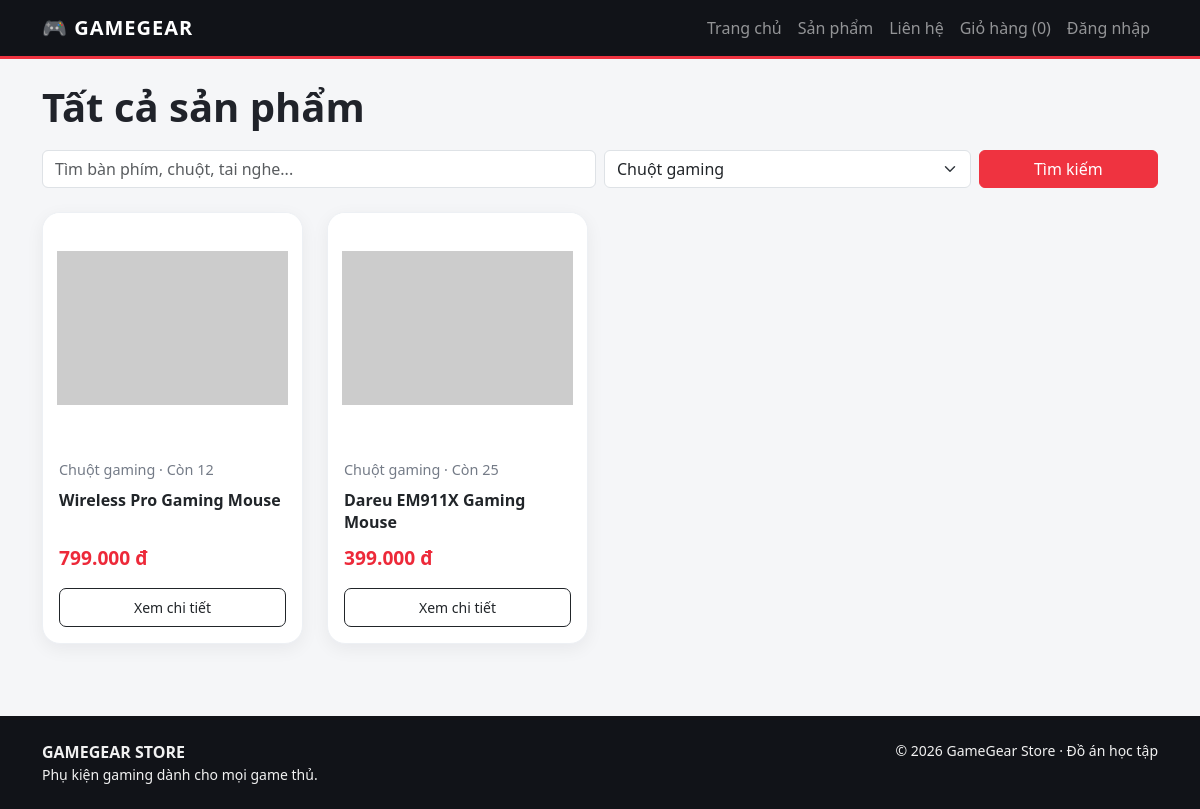
Screenshot of /products.php?category=1 with the database file from the repository.
### tables this page shows
CREATE TABLE products (
 product_id INT AUTO_INCREMENT PRIMARY KEY,
 category_id INT NULL,
 product_name VARCHAR(180) NOT NULL,
 price DECIMAL(12,2) NOT NULL DEFAULT 0 CHECK(price >= 0),
 quantity INT NOT NULL DEFAULT 0 CHECK(quantity >= 0),
 image VARCHAR(500) NULL,
 description TEXT NULL,
 created_at DATETIME NOT NULL DEFAULT CURRENT_TIMESTAMP,
 CONSTRAINT fk_products_category FOREIGN KEY(category_id) REFERENCES categories(category_id) ON UPDATE CASCADE ON DELETE SET NULL,
 INDEX idx_products_name(product_name), INDEX idx_products_category(category_id)
);

CREATE TABLE categories (
 category_id INT AUTO_INCREMENT PRIMARY KEY,
 category_name VARCHAR(100) NOT NULL UNIQUE,
 description TEXT NULL
);

### config.php (called while the page is built, shortened)
<?php
function e($value) { return htmlspecialchars((string)$value, ENT_QUOTES, 'UTF-8'); }
function money($value) { return number_format((float)$value, 0, ',', '.') . ' đ'; }
?>

### products.php (the view)
<?php require 'config.php'; $pageTitle='Sản phẩm'; $q=trim($_GET['q']??''); $cat=(int)($_GET['category']??0); $categories=$pdo->query('SELECT * FROM categories ORDER BY category_name')->fetchAll(); $sql='SELECT p.*,c.category_name FROM products p LEFT JOIN categories c ON p.category_id=c.category_id WHERE 1=1'; $params=[]; if($q!==''){$sql.=' AND p.product_name LIKE ?';$params[]="%$q%";} if($cat){$sql.=' AND p.category_id=?';$params[]=$cat;} $sql.=' ORDER BY p.product_id DESC'; $st=$pdo->prepare($sql);$st->execute($params);$products=$st->fetchAll(); require 'includes/header.php'; ?>
<h1 class="section-title">Tất cả sản phẩm</h1><form class="row g-2 mb-4" method="get"><div class="col-md-6"><input class="form-control" name="q" value="<?= e($q) ?>" placeholder="Tìm bàn phím, chuột, tai nghe..."></div><div class="col-md-4"><select class="form-select" name="category"><option value="0">Tất cả danh mục</option><?php foreach($categories as $c): ?><option value="<?= $c['category_id'] ?>" <?= $cat===$c['category_id']?'selected':'' ?>><?= e($c['category_name']) ?></option><?php endforeach; ?></select></div><div class="col-md-2 d-grid"><button class="btn btn-red">Tìm kiếm</button></div></form><div class="row g-4"><?php foreach($products as $p): ?><div class="col-6 col-md-4 col-lg-3"><div class="card product-card"><img class="product-img" src="<?= e($p['image'] ?: 'https://placehold.co/600x400?text=GameGear') ?>" alt="<?= e($p['product_name']) ?>"><div class="card-body d-flex flex-column"><div class="small-muted"><?= e($p['category_name']??'Phụ kiện') ?> · Còn <?= (int)$p['quantity'] ?></div><h5 class="fs-6 mt-2"><?= e($p['product_name']) ?></h5><div class="price mt-auto mb-3"><?= money($p['price']) ?></div><a class="btn btn-outline-dark btn-sm" href="product.php?id=<?= (int)$p['product_id'] ?>">Xem chi tiết</a></div></div></div><?php endforeach; ?><?php if(!$products): ?><p>Không tìm thấy sản phẩm phù hợp.</p><?php endif; ?></div><?php require 'includes/footer.php'; ?>

### assets/css/style.css (style rules this page uses)
:root { --gg-red:#ef3340;--gg-dark:#111318;--gg-panel:#1a1d24 }
body { background:#f5f6f8;color:#20232a;font-family:system-ui,-apple-system,Segoe UI,sans-serif }
.btn-red { background:var(--gg-red);border-color:var(--gg-red);color:white }
.product-card { border:0;border-radius:14px;overflow:hidden;box-shadow:0 4px 18px #1218270c;height:100%;transition:transform .18s }
.product-img { height:190px;object-fit:cover;background:#e9ebef }
.price { color:#d52a36;font-size:1.1rem;font-weight:800 }
.section-title { font-weight:800;margin-bottom:1.2rem }
.small-muted { color:#747b87;font-size:.9rem }
.product-card { height: 100%; overflow: hidden; border: 1px solid #edf0f4; border-radius: 18px; background: #fff; box-shadow: 0 5px 18px rgba(20, 25, 35, 0.06); transition: transform 0.25s ease, box-shadow 0.25s ease; }
.product-img { display: block; width: 100%; height: 230px; padding: 14px; box-sizing: border-box; object-fit: contain; object-position: center; background: #fff; }
.product-card .card-body { padding: 16px; }
.product-card .card-body h5 { min-height: 44px; line-height: 1.4; margin-bottom: 10px; font-weight: 600; }
.product-card .price { color: #ed2939; font-size: 1.2rem; font-weight: 750; }
.product-card .btn { margin-top: 0; padding: 8px 12px; border-radius: 7px; transition: all 0.2s ease; }

### rows the page displays
products: category.category_name "Chuột gaming", quantity "12", product_name "Wireless Pro Gaming Mouse", price "799.000 đ"
products: category.category_name "Chuột gaming", quantity "25", product_name "Dareu EM911X Gaming Mouse", price "399.000 đ"

### other values shown
array_sum($_SESSION['cart'] ?? []) "0"
form field category "Chuột gaming"
